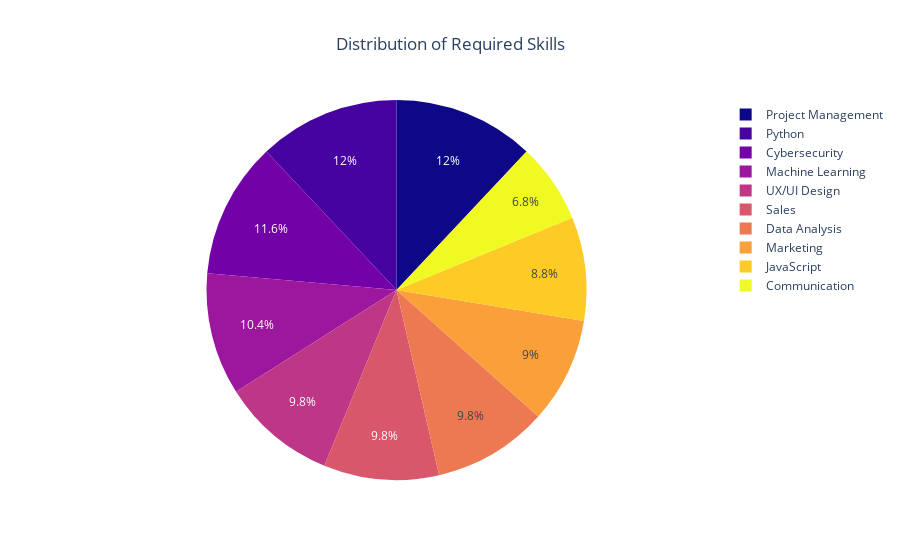

Notebook source saved alongside this figure:
### Code cell
value_counts.columns = ['Required_Skills', 'Count']
fig = px.pie(
    value_counts,
    names='Required_Skills',
    values='Count',
    title='Distribution of Required Skills',
    color_discrete_sequence=px.colors.sequential.Plasma 
)
fig.update_layout(
    title_x=0.5 
)
fig.show()

### Figure 1 — Plotly figure (JSON) as saved in the notebook; plotly's stock layout.template omitted (floating-point values rounded to 4 significant figures)
{"data": [{"domain": {"x": [0, 1], "y": [0, 1]}, "hovertemplate": "Required_Skills=%{label}<br>Count=%{value}<extra></extra>", "labels": ["Project Management", "Python", "Cybersecurity", "Machine Learning", "UX/UI Design", "Sales", "Data Analysis", "Marketing", "JavaScript", "Communication"], "legendgroup": "", "name": "", "showlegend": true, "type": "pie", "values": [60, 60, 58, 52, 49, 49, 49, 45, 44, 34]}], "layout": {"legend": {"tracegroupgap": 0}, "piecolorway": ["#0d0887", "#46039f", "#7201a8", "#9c179e", "#bd3786", "#d8576b", "#ed7953", "#fb9f3a", "#fdca26", "#f0f921"], "title": {"text": "Distribution of Required Skills", "x": 0.5}}}
